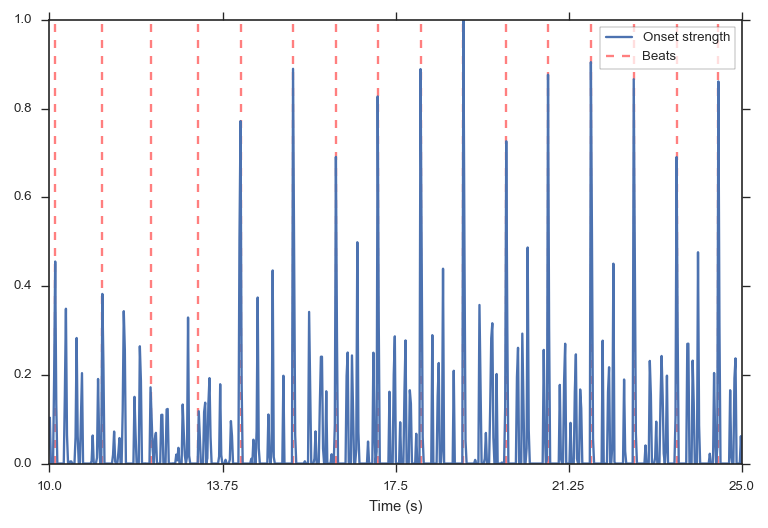

Generate this figure with Python:
# Track beats using time series input

y, sr = librosa.load(librosa.util.example_audio_file())

tempo, beats = librosa.beat.beat_track(y=y, sr=sr)
tempo
# 129.19921875

# Print the first 20 beat frames

beats[:20]
# array([ 461,  500,  540,  580,  619,  658,  698,  737,  777,
# 817,  857,  896,  936,  976, 1016, 1055, 1095, 1135,
# 1175, 1214])

# Or print them as timestamps

librosa.frames_to_time(beats[:20], sr=sr)
# array([ 0.093,  0.534,  0.998,  1.463,  1.927,  2.368,  2.833,
# 3.297,  3.762,  4.203,  4.667,  5.132,  5.596,  6.06 ,
# 6.525,  6.989,  7.454,  7.918,  8.382,  8.847])

# Track beats using a pre-computed onset envelope

onset_env = librosa.onset.onset_strength(y, sr=sr,
                                         aggregate=np.median)
tempo, beats = librosa.beat.beat_track(onset_envelope=onset_env,
                                       sr=sr)
tempo
# 64.599609375
beats[:20]
# array([ 461,  500,  540,  580,  619,  658,  698,  737,  777,
# 817,  857,  896,  936,  976, 1016, 1055, 1095, 1135,
# 1175, 1214])

# Plot the beat events against the onset strength envelope

import matplotlib.pyplot as plt
hop_length = 512
plt.figure()
plt.plot(librosa.util.normalize(onset_env), label='Onset strength')
plt.vlines(beats, 0, 1, alpha=0.5, color='r',
           linestyle='--', label='Beats')
plt.legend(frameon=True, framealpha=0.75)
# Limit the plot to a 15-second window
plt.xlim([10 * sr / hop_length, 25 * sr / hop_length])
plt.xticks(np.linspace(10, 25, 5) * sr / hop_length,
           np.linspace(10, 25, 5))
plt.xlabel('Time (s)')
plt.tight_layout()
